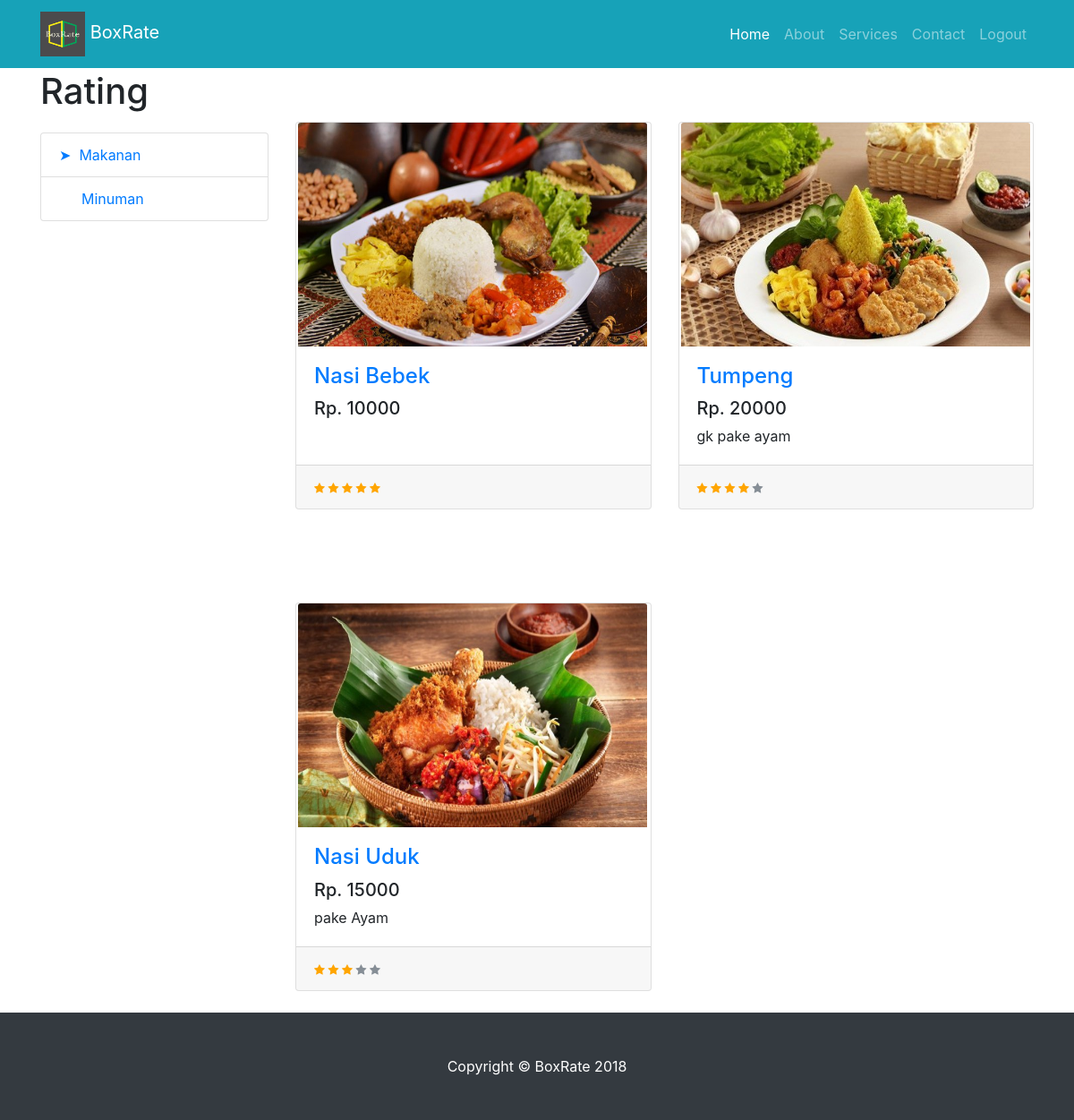
The app's page /rating-makanan.php with its own data.
### tables this page shows
CREATE TABLE `menu` (
  `id` int(11) NOT NULL,
  `image` varchar(200) NOT NULL,
  `price` int(11) NOT NULL,
  `name` text NOT NULL,
  `ket` varchar(200) NOT NULL,
  `description` varchar(200) NOT NULL,
  `rating` int(3) NOT NULL
);

### rating-makanan.php (the view, shortened to what this page needs)
<!DOCTYPE html>
<html lang="en">
  <head>
    <link href="vendor/bootstrap/css/bootstrap.min.css" rel="stylesheet">
    <link rel="stylesheet" type="text/css" href="css/shop-homepage.css">
    <link rel="stylesheet" href="https://cdnjs.cloudflare.com/ajax/libs/font-awesome/4.7.0/css/font-awesome.min.css">
  </head>
  <body >
    <nav class="navbar navbar-expand-lg navbar-dark bg-info fixed-top">
      <div class="container">
        <a class="navbar-brand" href="#">
          <img id='image-logo' src="images/logo/BoxRate.png">
        BoxRate</a>
        <div class="collapse navbar-collapse" id="navbarResponsive">
          <ul class="navbar-nav ml-auto">
            <li class="nav-item active">
              <a class="nav-link" href="index.php">Home
              </a>
            </li>
            <li class="nav-item">
              <a class="nav-link" href="#">About</a>
            </li>
            <li class="nav-item">
              <a class="nav-link" href="#">Services</a>
            </li>
            <li class="nav-item">
              <a class="nav-link" href="#">Contact</a>
            </li>
            <li class="nav-item" >
              <a class="nav-link" href="index.php?logout='1'">Logout</a>
            </li>
          </ul>
        </div>
      </div>
    </nav>
    <div class="container">
      <div class="row">
        <div class="col-lg-3">
          <h1 class="my-4">Rating</h1>
          <div class="list-group">
            <a href="rating-makanan.php" class="list-group-item">&#x27a4;&nbsp; Makanan</a>
            <a href="rating-minuman.php" class="list-group-item">&emsp;&nbsp; Minuman</a>
          </div>
        </div>
        <div class="col-lg-9">
          <div class="row">
        <?php
           $db = mysqli_connect("localhost", "root", "", "boxrate");
           $sql= "SELECT * FROM menu WHERE ket='makanan' order by rating DESC";
           $result = mysqli_query($db, $sql);
           while ($row=mysqli_fetch_array($result)) {
            echo "<div class='col-md-6 mb-4'>
              <div class='card h-100'>
                <a href='#'><img id='image-rating' class='card-img-top' src='images/makanan/".$row['image']."' alt=''></a>
                <div class='card-body'>
                  <h4 class='card-title'>
                    <a href='#'>".$row['name']."</a>
                  </h4>
                  <h5>Rp. ".$row['price']."</h5>
                  <p class='card-text'>".$row['description']."</p>
                </div>
                <div class='card-footer'>
                <small class='text-muted'>";
                if ($row['rating']>80) {
                  echo "<span class='fa fa-star checked'></span>
                  <span class='fa fa-star checked'></span>
                  <span class='fa fa-star checked'></span>
                  <span class='fa fa-star checked'></span>
                  <span class='fa fa-star checked'></span>";
                }
                elseif ($row['rating']>60) {
                  echo "<span class='fa fa-star checked'></span>
                  <span class='fa fa-star checked'></span>
                  <span class='fa fa-star checked'></span>
                  <span class='fa fa-star checked'></span>
                  <span class='fa fa-star'></span>";
                }
                elseif($row['rating']>40) {
                  echo "<span class='fa fa-star checked'></span>
                  <span class='fa fa-star checked'></span>
                  <span class='fa fa-star checked'></span>
                  <span class='fa fa-star'></span>
                  <span class='fa fa-star'></span>";
                }
                elseif($row['rating']>20) {
                  echo "<span class='fa fa-star checked'></span>
                  <span class='fa fa-star checked'></span>
                  <span class='fa fa-star'></span>
                  <span class='fa fa-star'></span>
                  <span class='fa fa-star'></span>";
                }
                elseif($row['rating']>0) {
                  echo "<span class='fa fa-star checked'></span>
                  <span class='fa fa-star'></span>
                  <span class='fa fa-star'></span>
                  <span class='fa fa-star'></span>
                  <span class='fa fa-star'></span>";
                }
              echo "</small></div>
              </div>
            </div>";
          }
          ?>
          </div>
        </div>
      </div>
    </div>
    <footer class="py-5 bg-dark">
      <div class="container">
        <p class="m-0 text-center text-white">Copyright &copy; BoxRate 2018</p>
      </div>
    </footer>
  </body>
</html>

### css/shop-homepage.css (style rules this page uses)
body { padding-top: 54px; }
#image-logo { width: 50px; height: 50px; }
#image-rating { margin-left: 2px; width: 390px ; height: 250px; }
@media (min-width: 992px) { body { padding-top: 56px; } }
.card-title { text-transform: capitalize; }
.mb-4 { margin-top: 80px; }
.checked { color: orange; }

### records on screen
menu: image (picture), name "Nasi Bebek", price "10000"
menu: image (picture), name "Tumpeng", price "20000", description "gk pake ayam"
menu: image (picture), name "Nasi Uduk", price "15000", description "pake Ayam"
